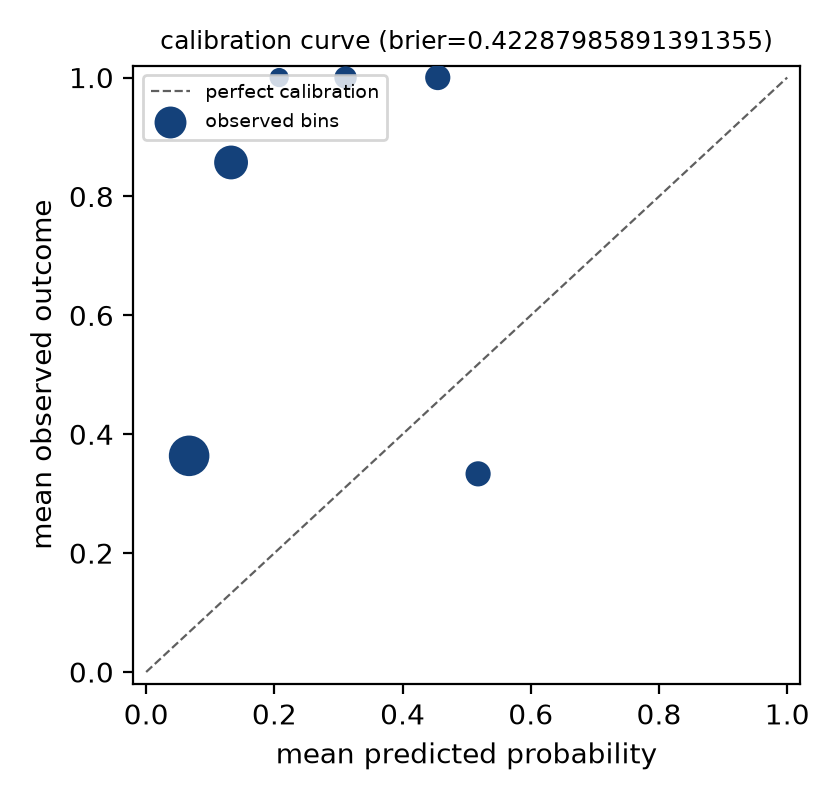

Python code for this plot:
"""Deterministic figure for the discovery-date holdout calibration curve, generated from `calibration.json`.

Part of the Bucket Foundation Figures rule (`papers/PAPER-STANDARDS.md`):
every figure is a script under this paper's own `figures/` directory,
rebuilt by `make figures`, and takes no random seed it does not fix. This
script's one input is the run directory this paper reports on, baked in
below as `RUN_DIR`: the paper is a report on that one run, so the figure
has no meaning re-pointed at a different run without regenerating the
whole paper alongside it.

`RUN_DIR` is stored relative to this paper's own directory (one level up
from `HERE`, this script's own directory, resolved at import time via
`Path(__file__).resolve().parent` rather than trusted to whatever `cwd`
`make figures` or a direct `python3` invocation happens to run from), so
this file carries no machine-specific absolute path and stays correct
after a `git clone` onto a different machine or username.

Run:
    python3 figures/fig_calibration_curve.py
Writes:
    figures/fig_calibration_curve.png
"""
from __future__ import annotations

import json
import os
from pathlib import Path

import matplotlib

matplotlib.use("Agg")
import matplotlib.pyplot as plt

HERE = Path(__file__).resolve().parent
PAPER_DIR = HERE.parent
OUT = HERE / "fig_calibration_curve.png"
RUN_DIR = (PAPER_DIR / '../../../quantum-history/20260910T085020Z').resolve()


def main() -> None:
    path = os.path.join(RUN_DIR, "calibration.json")
    fig, ax = plt.subplots(figsize=(4.2, 4.0), dpi=200)
    ax.plot([0, 1], [0, 1], color="#5f5f5f", linewidth=0.8, linestyle="--", label="perfect calibration")

    if os.path.isfile(path):
        calibration = json.loads(open(path).read())
        curve = [b for b in calibration.get("calibration_curve", []) if b.get("count", 0) > 0]
        xs = [b["mean_predicted"] for b in curve]
        ys = [b["mean_observed"] for b in curve]
        sizes = [20 + 15 * b["count"] for b in curve]
        ax.scatter(xs, ys, s=sizes, color="#14417a", zorder=3, label="observed bins")
        title = f"calibration curve (brier={calibration.get('brier_score')})"
    else:
        title = "calibration curve (no calibration.json for this run)"

    ax.set_xlabel("mean predicted probability")
    ax.set_ylabel("mean observed outcome")
    ax.set_xlim(-0.02, 1.02)
    ax.set_ylim(-0.02, 1.02)
    ax.set_title(title, fontsize=9)
    ax.legend(fontsize=7, loc="upper left")
    fig.tight_layout()
    fig.savefig(OUT)
    plt.close(fig)
    print(f"wrote {OUT}")


if __name__ == "__main__":
    main()
